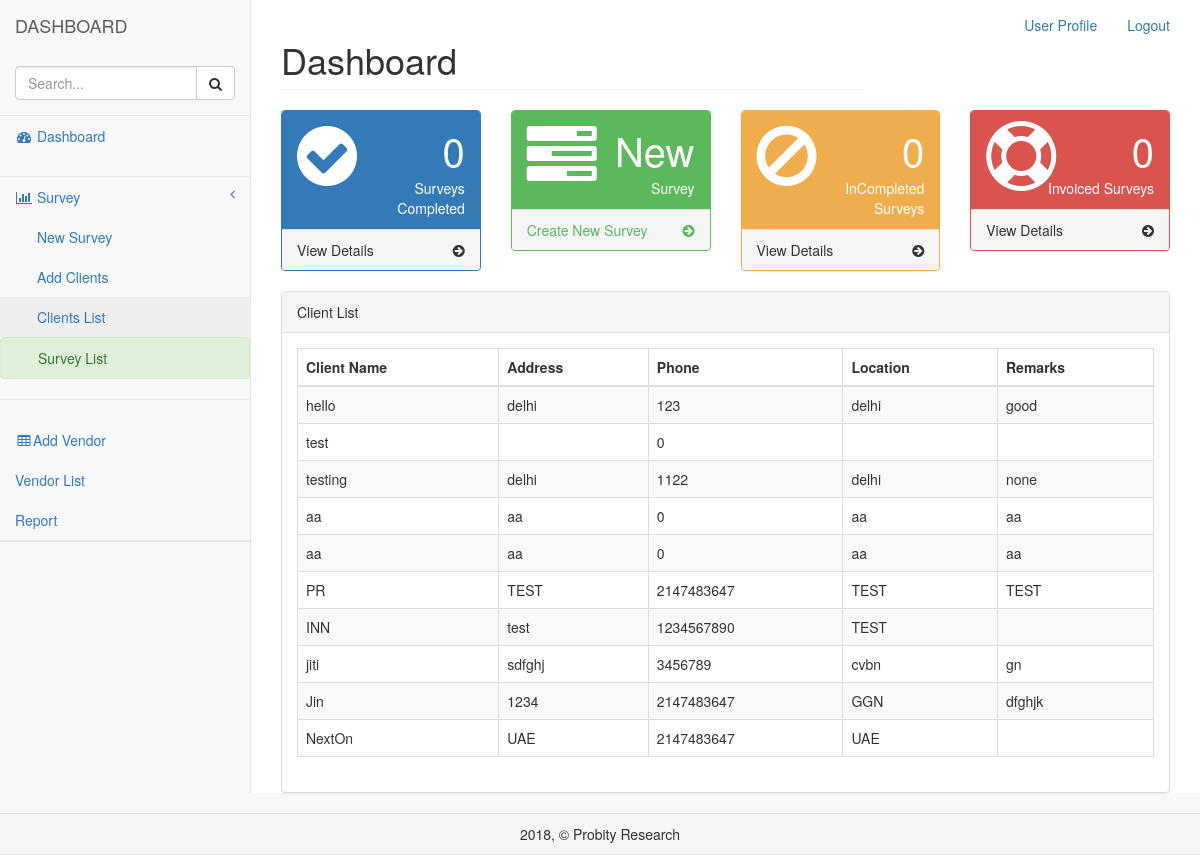
/client_list.php (signed in), run on the app's committed database.
### tables this page shows
CREATE TABLE IF NOT EXISTS `client` (
  `client_id` int(11) DEFAULT NULL,
  `client_name` text,
  `address` text,
  `phone` int(10) DEFAULT NULL,
  `location` text NOT NULL,
  `remarks` text NOT NULL
);

### client_list.php (the view, shortened to what this page needs)
<?php include("header.php"); require_once("dbcon.php");?>
<div class="navbar-default sidebar" role="navigation">
    <div class="sidebar-nav navbar-collapse">
        <ul class="nav" id="side-menu">
            <li class="sidebar-search">
                <div class="input-group custom-search-form">
                    <input type="text" class="form-control" placeholder="Search...">
                    <span class="input-group-btn">
                    <button class="btn btn-default" type="button">
                        <i class="fa fa-search"></i>
                    </button>
                </span>
                </div>
            </li>
            <li>
                <a href="index.php"><i class="fa fa-dashboard fa-fw"></i> Dashboard</a><br>
            </li>
            <li>
                <a href="#"><i class="fa fa-bar-chart-o fa-fw"></i> Survey<span class="fa arrow"></span></a>
                <ul class="nav nav-second-level">
                    <li>
                        <a href="new_survey.php">New Survey</a>
                        <a href="add_client.php">Add Clients</a>
                        <a href="client_list.php">Clients List</a>
                    </li>
                    <li>
                        <a href="survey_list.php" class="alert alert-success">Survey List</a>
                    </li>
                </ul>
            </li><br>
            <li>
                <a href="add_vendor.php"><i class="fa fa-table fa-fw"></i>Add Vendor</a>
                <a href="vendor_list.php">Vendor List</a>
                <a href="report.php">Report</a>
            </li>
            <li>
            </li>
        </ul>
    </div>
</div>
<nav>
<div id="page-wrapper">
    <div class="row">
        <div class="col-lg-8  ">
            <h1 class="page-header">Dashboard</h1>
        </div>
    </div>
    <div class="row">
        <div class="col-lg-3 col-md-6">
            <div class="panel panel-primary">
                <div class="panel-heading">
                    <div class="row">
                        <div class="col-xs-3">
                            <i class="fa fa-check-circle fa-5x"></i>
                        </div>
                        <div class="col-xs-9 text-right">
                            <?php
$sql = "SELECT COUNT(status) as count from new_survey WHERE Status LIKE 'open%'";
       $result = $conn->query($sql);
    while($rows = $result->fetch_assoc() )
         echo "<div class='huge'>{$rows['count']}</div>";
        ?>
                            <div>Surveys Completed</div>
                        </div>
                    </div>
                </div>
                    <div class="panel-footer">
                        <span class="pull-left">View Details</span>
                        <span class="pull-right"><i class="fa fa-arrow-circle-right"></i></span>
                        <div class="clearfix"></div>
                    </div>
            </div>
        </div>
        <div class="col-lg-3 col-md-6">
            <div class="panel panel-green">
                <div class="panel-heading">
                    <div class="row">
                        <div class="col-xs-3">
                            <i class="fa fa-tasks fa-5x"></i>
                        </div>
                        <div class="col-xs-9 text-right">
                            <div class="huge">New</div>
                            <div>Survey</div>
                        </div>
                    </div>
                </div>
                <a href="new_survey.php">
                    <div class="panel-footer">
                        <span class="pull-left">Create New Survey</span>
                        <span class="pull-right"><i class="fa fa-arrow-circle-right"></i></span>
                        <div class="clearfix"></div>
                    </div>
                </a>
            </div>
        </div>
        <div class="col-lg-3 col-md-6">
            <div class="panel panel-yellow">
                <div class="panel-heading">
                    <div class="row">
                        <div class="col-xs-3">
                            <i class="fa fa-ban fa-5x"></i>
                        </div>
                        <div class="col-xs-9 text-right">
<?php
$sql = "SELECT COUNT(status) as count from new_survey WHERE Status LIKE 'close%'";
       $result = $conn->query($sql);
    while($rows = $result->fetch_assoc() )
         echo "<div class='huge'>{$rows['count']}</div>";
        ?>
                            <div>InCompleted Surveys</div>
                        </div>
                    </div>
                </div>
                    <div class="panel-footer">
                        <span class="pull-left">View Details</span>
                        <span class="pull-right"><i class="fa fa-arrow-circle-right"></i></span>
                        <div class="clearfix"></div>
                    </div>
            </div>
        </div>
        <div class="col-lg-3 col-md-6">
            <div class="panel panel-red">
                <div class="panel-heading">
                    <div class="row">
                        <div class="col-xs-3">
                            <i class="fa fa-support fa-5x"></i>
                        </div>
                        <div class="col-xs-9 text-right">
                            <?php
$sql = "SELECT COUNT(status) as count from new_survey WHERE Status LIKE 'invoice%'";
       $result = $conn->query($sql);
    while($rows = $result->fetch_assoc() )
         echo "<div class='huge'>{$rows['count']}</div>";
        ?>
                            <div>Invoiced Surveys</div>
                        </div>
                    </div>
                </div>
                    <div class="panel-footer">
                        <span class="pull-left">View Details</span>
                        <span class="pull-right"><i class="fa fa-arrow-circle-right"></i></span>
                        <div class="clearfix"></div>
                    </div>
            </div>
        </div>
    </div>
    <div class="panel panel-default">
        <div class="panel-heading">
            Client List
        </div>
    <div class="panel-body">
        <div class="table-responsive">
        <table class="table table-striped table-bordered table-hover" width="100%" border="1">
  <thead><tr>
    <th>Client Name</th>
    <th>Address</th>
      <th>Phone</th>
      <th>Location</th>
      <th>Remarks</th>
  </tr>
  </thead>
  <tbody>
<?php
$sql = "SELECT * from client";
       $result = $conn->query($sql);
    while($rows = $result->fetch_assoc() ){
            echo "<tr>";
            echo "  <td>{$rows['client_name']}</td>";
        echo "<td>{$rows['address']}</td>";
        echo "<td>{$rows['phone']}</td>";
        echo "<td>{$rows['location']}</td>";
        echo"    <td>{$rows['remarks']}</td>";
        echo "</tr>";
    }
?>
        </tbody>
        </table>
    </div>
</div>
</div>
</div>
<div class="panel-footer">
    <div class="text-center">
        <?php echo date('Y'); ?>, &copy;
        <?php echo "$copyright"; ?>
    </div>
</div>

### data on the page
client: client_name "hello", address "delhi", phone "123", location "delhi", remarks "good"
client: client_name "test", phone "0"
client: client_name "testing", address "delhi", phone "1122", location "delhi", remarks "none"
client: client_name "aa", address "aa", phone "0", location "aa", remarks "aa"
client: client_name "aa", address "aa", phone "0", location "aa", remarks "aa"
client: client_name "PR", address "TEST", phone "2147483647", location "TEST", remarks "TEST"
client: client_name "INN", address "test", phone "1234567890", location "TEST"
client: client_name "jiti", address "sdfghj", phone "3456789", location "cvbn", remarks "gn"
client: client_name "Jin", address "1234", phone "2147483647", location "GGN", remarks "dfghjk"
client: client_name "NextOn", address "UAE", phone "2147483647", location "UAE"

### other printed values
$item[title] "User Profile"
$item[title] "Logout"
$rows['count'] "0"
$copyright "Probity Research"
